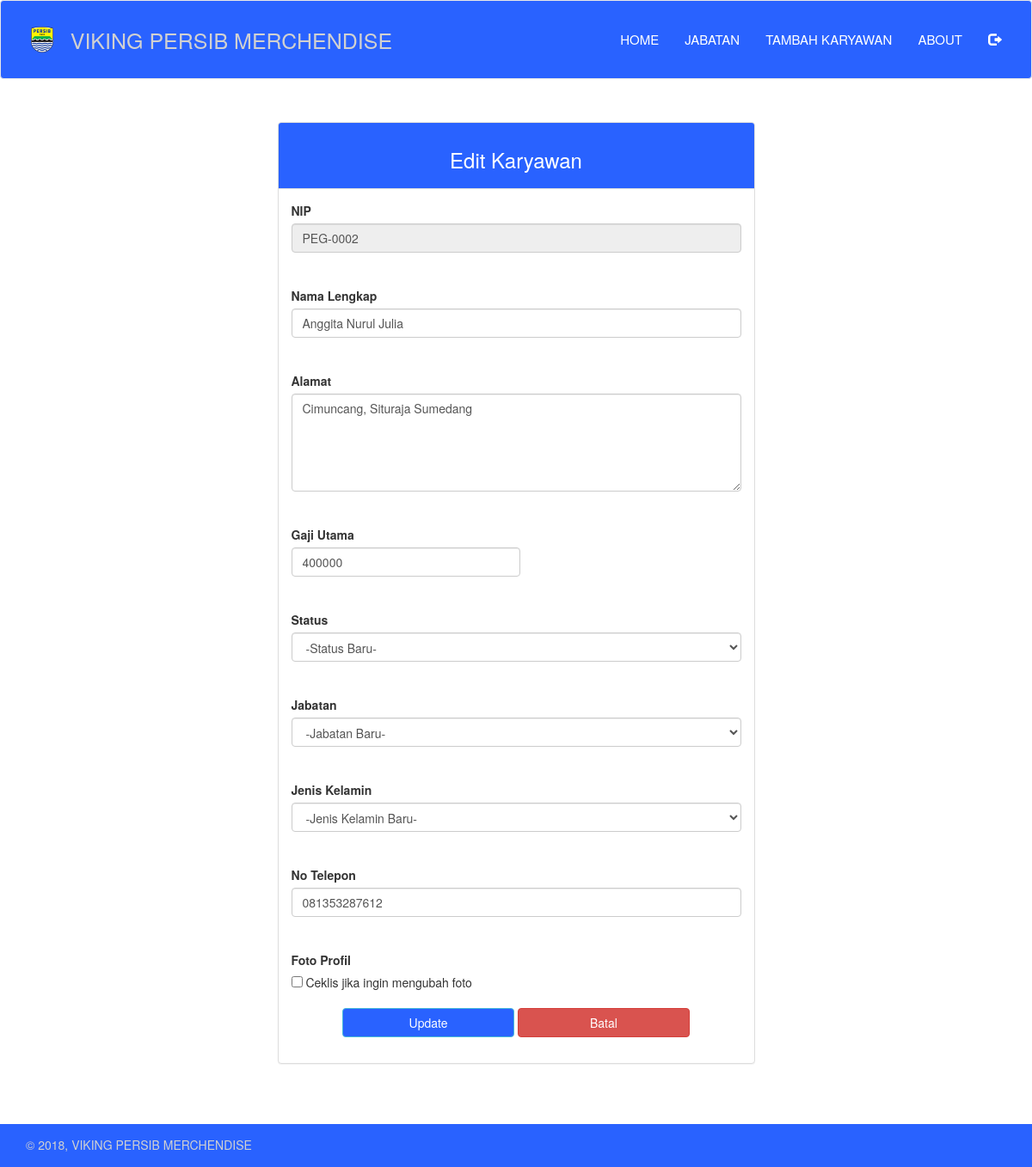
Page /edit.php?nip=PEG-0002 on the committed database.
### tables this page shows
CREATE TABLE `data_karyawan` (
  `nip` varchar(10) NOT NULL,
  `nama` varchar(50) NOT NULL,
  `gambar` varchar(255) NOT NULL,
  `alamat` varchar(100) NOT NULL,
  `gaji` int(50) NOT NULL,
  `departemen` varchar(100) NOT NULL,
  `sex` varchar(20) NOT NULL,
  `status` varchar(20) NOT NULL,
  `no_telp` varchar(20) NOT NULL
);

### function/karyawan.php (called while the page is built, shortened)
<?php
function tampilkan_per_nip($nip){
	$query  = "SELECT * FROM data_karyawan WHERE nip='$nip'";
	return result($query);
}
function result($query){
	global $link;
	if ($result = mysqli_query($link, $query) or die('gagal menampilkan data')) {
		return $result;
	}
}
 ?>

### edit.php (the view, shortened to what this page needs)
<?php
require_once "view/header.php";
$nip = $_GET['nip'];
if (isset($nip)) {
  $detail = tampilkan_per_nip($nip);
  while ($row = mysqli_fetch_assoc($detail)) {
    $nip_detail         = $row['nip'];
    $nama_detail        = $row['nama'];
    $departemen_detail  = $row['departemen'];
    $gaji_detail        = $row['gaji'];
    $sex_detail         = $row['sex'];
    $alamat_detail      = $row['alamat'];
    $notelp_detail      = $row['no_telp'];
    $status_detail      = $row['status'];
  }
}
 ?>
 <div class="container" style="margin-top:50px; margin-bottom:50px;">
   <div class="row">
     <div class="col-md-6 col-md-offset-3">
       <div class="panel panel-default">
         <div class="panel-heading" style="background-color: #2962FF; color:white;">
           <h3 class="text-center">Edit Karyawan</h3>
         </div>
         <div class="panel-body">
           <form action="" method="post" enctype="multipart/form-data">
            <div class="form-group">
              <label for="nip">NIP</label> <br>
              <input type="text" class="form-control" name="nip" size="37" readonly value="<?= $nip_detail; ?>"> <br> <br>
             	<label for="nama">Nama Lengkap</label> <br>
             	<input type="text" class="form-control" name="nama" size="37" value="<?= $nama_detail; ?>"> <br> <br>
             	<label for="alamat">Alamat</label> <br>
             	<textarea name="alamat" class="form-control" rows="5" cols="40"><?= $alamat_detail; ?></textarea> <br> <br>
             	<label for="gaji">Gaji Utama</label> <br>
             	<input type="number" class="form-control" name="gaji" min="200000" max="800000" step="50000" style="width: 19em" value="<?= $gaji_detail; ?>"> <br> <br>
              <label for="status">Status</label> <br>
             	<select name="status" class="form-control">
                <option value="<?= $status_detail; ?>">-Status Baru-</option>
              </select> <br> <br>
              <label for="departemen">Jabatan</label> <br>
              <select name="departemen" class="form-control">
                <option value="<?= $departemen_detail; ?>">-Jabatan Baru-</option>
              </select> <br> <br>
              <label for="sex">Jenis Kelamin</label> <br>
              <select name="sex" class="form-control">
                <option value="<?= $sex_detail; ?>">-Jenis Kelamin Baru-</option>
              </select> <br> <br>
              <label for="notelp">No Telepon</label> <br>
             	<input type="text" class="form-control" name="notelp" size="37" value="<?= $notelp_detail; ?>"> <br> <br>
             	<label for="exampleInputFile">Foto Profil</label> <br>
              <input type="checkbox" id="myCheck" class="form-check-input" onclick="myFunction()" name="cek_foto" value="true"> Ceklis jika ingin mengubah foto<br>
              <div class="text-center" style="margin-top:20px">
                <input type="submit" class="btn btn-info" name="update" value="Update" style="background-color: #2962FF">
                <a href="index.php"><input type="button" class="btn btn-danger" value="Batal" style="width:200px;"></a>
              </div>
            </div>
           </form>
         </div>
       </div>
     </div>
   </div>
 </div>
 <?php
 require_once "view/footer.php";
  ?>

### view/style.css (style rules this page uses)
input[type="submit"] { background-color:#2962FF; color:white; width:200px; }

### rows in the picture
data_karyawan: nip "PEG-0002", nama "Anggita Nurul Julia", alamat "Cimuncang, Situraja Sumedang", gaji "400000", notelp "081353287612"
